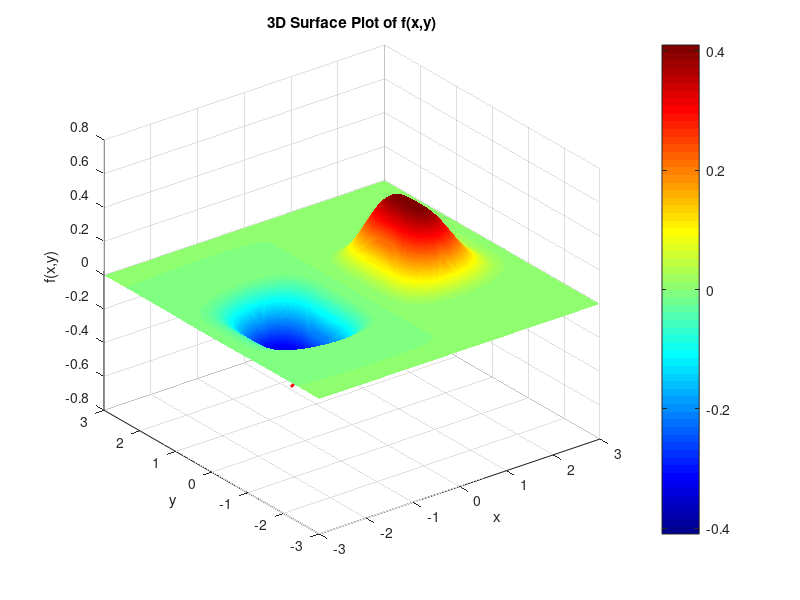
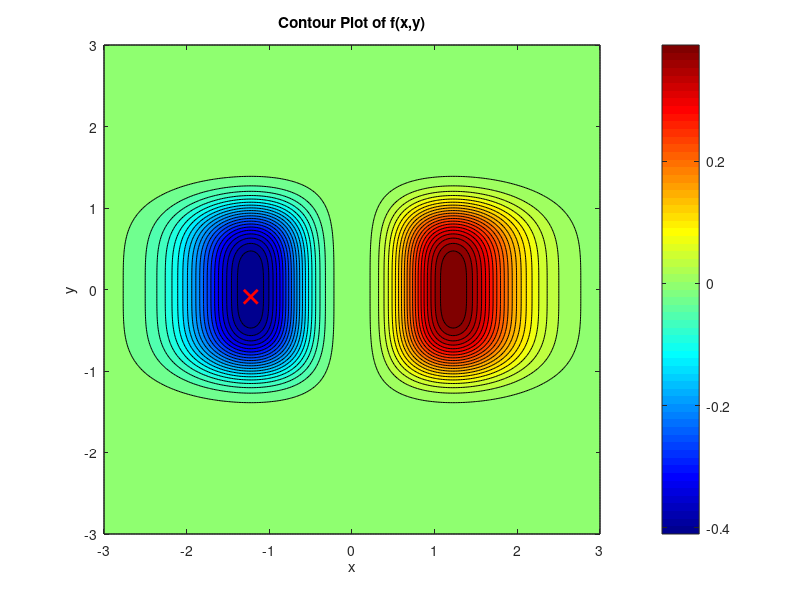

Reproduce these figures in MATLAB, in order.
[x, y] = meshgrid(linspace(-3, 3, 300), linspace(-3, 3, 300));
f = x.^3 .* exp(-x.^2 - y.^4);

% Minimum point
x_min = -1.224570;
y_min = -0.08876589;
f_min = -0.4098908;

% --- 3D Surface Plot ---
figure;
surf(x, y, f);
shading interp;
colormap jet;
colorbar;
hold on;
plot3(x_min, y_min, f_min, 'rx', 'MarkerSize', 10, 'LineWidth', 2);
title('3D Surface Plot of f(x,y)');
xlabel('x'); ylabel('y'); zlabel('f(x,y)');

% --- Contour Plot ---
figure;
contourf(x, y, f, 40);
colormap jet;
colorbar;
hold on;
plot(x_min, y_min, 'rx', 'MarkerSize', 10, 'LineWidth', 2);
title('Contour Plot of f(x,y)');
xlabel('x'); ylabel('y');
